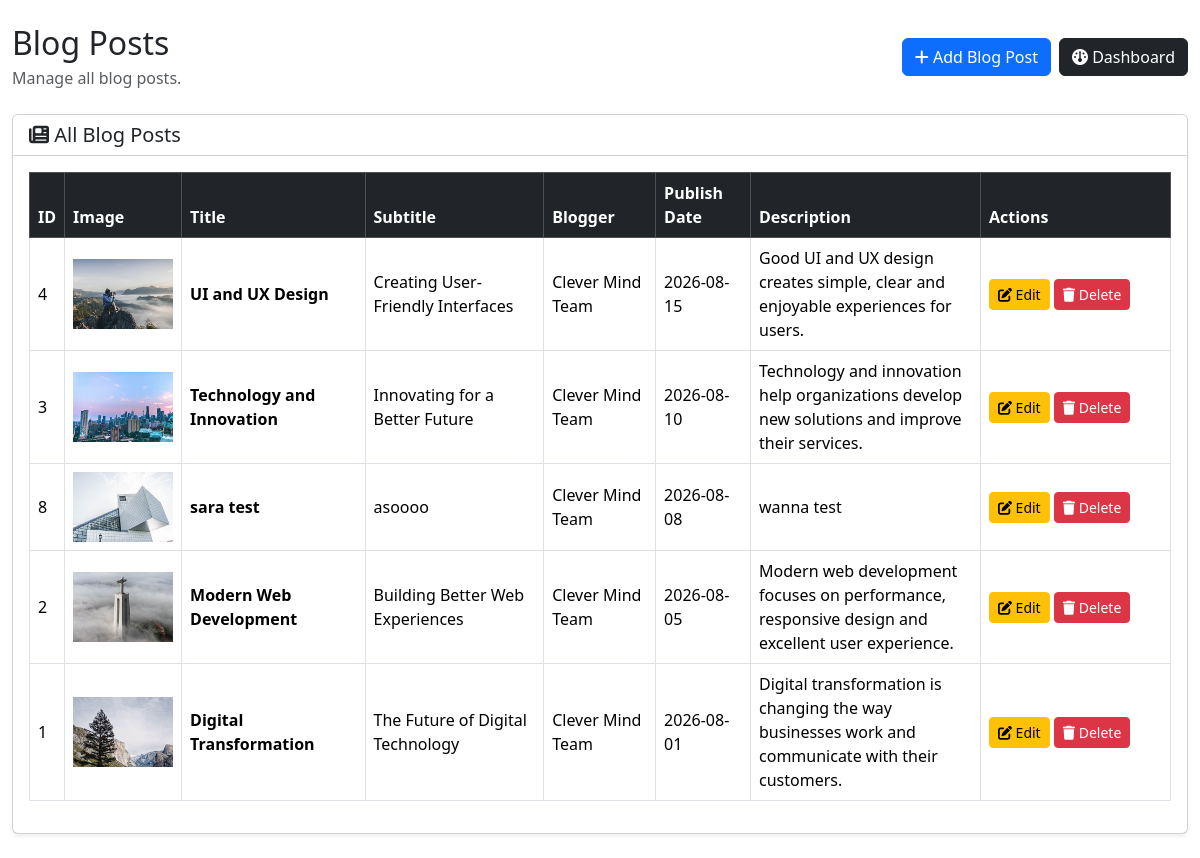
The page /admin/posts.php on the database its author committed.
### tables this page shows
CREATE TABLE `blogs` (
  `id` int(10) UNSIGNED NOT NULL,
  `image` varchar(255) NOT NULL,
  `title` varchar(255) NOT NULL,
  `subtitle` varchar(255) DEFAULT NULL,
  `blogger_name` varchar(150) NOT NULL,
  `publish_date` date NOT NULL,
  `description` text NOT NULL,
  `created_at` timestamp NOT NULL DEFAULT current_timestamp()
);

### admin/posts.php (the view, shortened to what this page needs)
<?php
include '../config.php';
$stmt = $pdo->prepare("
    SELECT
        id,
        image,
        title,
        subtitle,
        blogger_name,
        publish_date,
        description,
        created_at
    FROM blogs
    ORDER BY publish_date DESC
");
$stmt->execute();
$posts = $stmt->fetchAll(PDO::FETCH_ASSOC);
?>
<!DOCTYPE html>
<html lang="en">
<head>
    <link
        href="https://cdn.jsdelivr.net/npm/bootstrap@5.3.3/dist/css/bootstrap.min.css"
        rel="stylesheet"
    >
    <link
        rel="stylesheet"
        href="https://cdnjs.cloudflare.com/ajax/libs/font-awesome/6.5.2/css/all.min.css"
    >
</head>
<body>
<div class="container-fluid py-4">
    <div class="d-flex justify-content-between align-items-center mb-4">
        <div>
            <h2 class="mb-1">
                Blog Posts
            </h2>
            <p class="text-muted mb-0">
                Manage all blog posts.
            </p>
        </div>
        <div class="d-flex gap-2">
            <a
                href="blog_post_form.php"
                class="btn btn-primary"
            >
                <i class="fa fa-plus"></i>
                Add Blog Post
            </a>
            <a
                href="index.php"
                class="btn btn-dark"
            >
                <i class="fa fa-dashboard"></i>
                Dashboard
            </a>
        </div>
    </div>
    <div class="card shadow-sm">
        <div class="card-header bg-white">
            <h5 class="mb-0">
                <i class="fa fa-newspaper"></i>
                All Blog Posts
            </h5>
        </div>
        <div class="card-body">
            <?php if (!empty($posts)): ?>
                <div class="table-responsive">
                    <table
                        class="table table-bordered table-hover align-middle"
                    >
                        <thead class="table-dark">
                            <tr>
                                <th>ID</th>
                                <th>Image</th>
                                <th>Title</th>
                                <th>Subtitle</th>
                                <th>Blogger</th>
                                <th>Publish Date</th>
                                <th>Description</th>
                                <th>Actions</th>
                            </tr>
                        </thead>
                        <tbody>
                        <?php foreach ($posts as $post): ?>
                            <tr>
                                <td>
                                    <?= (int) $post['id'] ?>
                                </td>
                                <td>
                                    <?php if (!empty($post['image'])): ?>
                                        <img
                                            src="../assets/images/<?= htmlspecialchars($post['image']) ?>"
                                            alt="<?= htmlspecialchars($post['title']) ?>"
                                            width="100"
                                            height="70"
                                            style="object-fit: cover;"
                                        >
                                    <?php else: ?>
                                        <span class="text-muted">
                                            No Image
                                        </span>
                                    <?php endif; ?>
                                </td>
                                <td>
                                    <strong>
                                        <?= htmlspecialchars($post['title']) ?>
                                    </strong>
                                </td>
                                <td>
                                    <?= htmlspecialchars($post['subtitle']) ?>
                                </td>
                                <td>
                                    <?= htmlspecialchars($post['blogger_name']) ?>
                                </td>
                                <td>
                                    <?= htmlspecialchars($post['publish_date']) ?>
                                </td>
                                <td style="max-width: 350px;">
                                    <?= htmlspecialchars($post['description']) ?>
                                </td>
                                <td style="min-width: 190px;">
                                    <a
                                        href="blog_post_form.php?id=<?= (int) $post['id'] ?>"
                                        class="btn btn-sm btn-warning"
                                    >
                                        <i class="fa fa-edit"></i>
                                        Edit
                                    </a>
                                    <a
                                        href="blog_post_delete.php?id=<?= (int) $post['id'] ?>"
                                        class="btn btn-sm btn-danger"
                                        onclick="return confirm('Are you sure you want to delete this blog post?');"
                                    >
                                        <i class="fa fa-trash"></i>
                                        Delete
                                    </a>
                                </td>
                            </tr>
                        <?php endforeach; ?>
                        </tbody>
                    </table>
                </div>
            <?php endif; ?>
        </div>
    </div>
</div>
</body>
</html>

### rows shown on the page
blogs: id "4", image (picture), title "UI and UX Design", subtitle "Creating User-Friendly Interfaces", blogger_name "Clever Mind Team", publish_date "2026-08-15", description "Good UI and UX design creates simple, clear and enjoyable experiences for users."
blogs: id "3", image (picture), title "Technology and Innovation", subtitle "Innovating for a Better Future", blogger_name "Clever Mind Team", publish_date "2026-08-10", description "Technology and innovation help organizations develop new solutions and improve their services."
blogs: id "8", image (picture), title "sara test", subtitle "asoooo", blogger_name "Clever Mind Team", publish_date "2026-08-08", description "wanna test"
blogs: id "2", image (picture), title "Modern Web Development", subtitle "Building Better Web Experiences", blogger_name "Clever Mind Team", publish_date "2026-08-05", description "Modern web development focuses on performance, responsive design and excellent user experience."
blogs: id "1", image (picture), title "Digital Transformation", subtitle "The Future of Digital Technology", blogger_name "Clever Mind Team", publish_date "2026-08-01", description "Digital transformation is changing the way businesses work and communicate with their customers."
